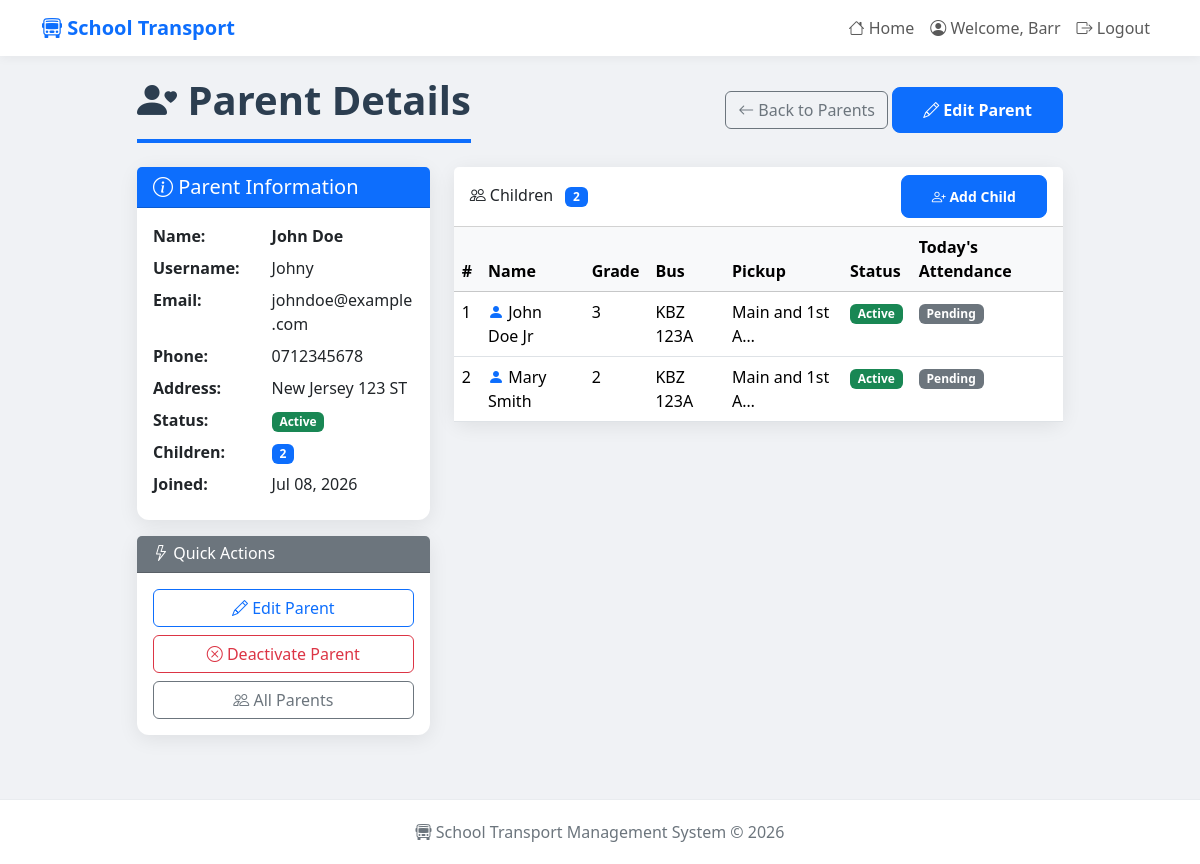
The app's page /parents/detail/1/ (signed in) with its own data.
### transport/models.py (models this page shows, shortened)
class User(AbstractUser):
    USER_TYPES = (
        ('admin', 'Admin'),
        ('parent', 'Parent'),
        ('assistant', 'Assistant'),
    )
    user_type = models.CharField(max_length = 20, choices = USER_TYPES)
    phone_number = models.CharField(max_length = 15)
    is_active = models.BooleanField(default = True)
    groups = models.ManyToManyField(
        'auth.Group',
        verbose_name='groups',
        blank=True,
        help_text='The groups this user belongs to.',
        related_name="transport_user_set",
        related_query_name="transport_user",
    )
    user_permissions = models.ManyToManyField(
        'auth.Permission',
        verbose_name='user permissions',
        blank=True,
        help_text='Specific permissions for this user.',
        related_name="transport_user_set",
        related_query_name="transport_user",
    )

class Parent(models.Model):
    user = models.OneToOneField(User, on_delete = models.CASCADE, related_name = 'parent_profile')
    name = models.CharField(max_length = 200)
    email = models.EmailField()
    phone_number = models.CharField(max_length = 15)
    home_address = models.TextField()

class Student(models.Model):
    name = models.CharField(max_length = 200)
    grade = models.CharField(max_length = 20)
    parent = models.ForeignKey(Parent, on_delete = models.CASCADE, related_name = 'children')
    bus = models.ForeignKey(Bus, on_delete = models.CASCADE, related_name = 'students')
    pick_up_location = models.CharField(max_length = 200)
    drop_off_location = models.CharField(max_length = 200)
    emergency_contact = models.CharField(max_length = 200)
    created_at = models.DateTimeField(auto_now_add = True)
    is_active = models.BooleanField(default = True)

class Bus(models.Model):
    registration = models.CharField(max_length = 50, unique = True)
    driver_name = models.CharField(max_length = 200)
    capacity = models.IntegerField()
    route_name = models.CharField(max_length = 100)
    is_active = models.BooleanField(default = True)
    created_at = models.DateTimeField(auto_now_add = True)

### transport/views.py (the view)
# urls.py: path('parents/detail/<int:parent_id>/', views.parent_detail, name = 'parent_detail'),
@login_required
def parent_detail(request, parent_id):
    if request.user.user_type != 'admin':
        messages.error(request, 'Access denied. Only admins can view parent details.')
        return redirect('index')
    parent = get_object_or_404(Parent, id = parent_id)
    children = parent.children.filter(is_active = True).order_by('name')
    child_count = children.count()
    active_children = children.filter(is_active = True).count()
    for child in children:
        today_records = Attendance.objects.filter(
            student=child,
            date=timezone.now().date()
        )
        child.today_status = (
            today_records.first().status
            if today_records.exists()
            else 'pending'
        )
        child.total_records = child.attendance_records.count()
    context = {
        'parent': parent,
        'children': children,
        'child_count': child_count,
        'active_children': active_children
    }
    return render(request, 'transport/parent_detail.html', context)

### transport/templates/transport/parent_detail.html (shortened to what this page needs)
{% extends 'transport/layout.html' %}
{% block body %}
    <div class="d-flex justify-content-between align-items-center mb-4">
        <h1 class="page-title mb-0">
            <i class="bi bi-person-heart"></i> Parent Details
        </h1>
        <div>
            <a href="{% url 'parent_list' %}" class="btn btn-outline-secondary">
                <i class="bi bi-arrow-left"></i> Back to Parents
            </a>
            <a href="#" class="btn btn-primary">
                <i class="bi bi-pencil"></i> Edit Parent
            </a>
        </div>
    </div>
    <div class="row">
        <div class="col-lg-4 mb-4">
            <div class="card card-shadow">
                <div class="card-header bg-primary text-white">
                    <h5 class="mb-0">
                        <i class="bi bi-info-circle"></i> Parent Information
                    </h5>
                </div>
                <div class="card-body">
                    <dl class="row mb-0">
                        <dt class="col-sm-5">Name:</dt>
                        <dd class="col-sm-7">
                            <strong>{{ parent.name }}</strong>
                        </dd>
                        <dt class="col-sm-5">Username:</dt>
                        <dd class="col-sm-7">{{ parent.user.username }}</dd>
                        <dt class="col-sm-5">Email:</dt>
                        <dd class="col-sm-7">{{ parent.email }}</dd>
                        <dt class="col-sm-5">Phone:</dt>
                        <dd class="col-sm-7">{{ parent.phone_number }}</dd>
                        <dt class="col-sm-5">Address:</dt>
                        <dd class="col-sm-7">{{ parent.home_address }}</dd>
                        <dt class="col-sm-5">Status:</dt>
                        <dd class="col-sm-7">
                            {% if parent.user.is_active %}
                                <span class="badge bg-success">Active</span>
                            {% else %}
                                <span class="badge bg-danger">Inactive</span>
                            {% endif %}
                        </dd>
                        <dt class="col-sm-5">Children:</dt>
                        <dd class="col-sm-7">
                            <span class="badge bg-primary">{{ child_count }}</span>
                        </dd>
                        <dt class="col-sm-5">Joined:</dt>
                        <dd class="col-sm-7">{{ parent.user.date_joined|date:"M d, Y" }}</dd>
                    </dl>
                </div>
            </div>
            <div class="card card-shadow mt-3">
                <div class="card-header bg-secondary text-white">
                    <h6 class="mb-0">
                        <i class="bi bi-lightning"></i> Quick Actions
                    </h6>
                </div>
                <div class="card-body">
                    <div class="d-grid gap-2">
                        <a href="#" class="btn btn-outline-primary">
                            <i class="bi bi-pencil"></i> Edit Parent
                        </a>
                        {% if parent.user.is_active %}
                            <a href="#" class="btn btn-outline-danger">
                                <i class="bi bi-x-circle"></i> Deactivate Parent
                            </a>
                        {% else %}
                            <a href="#" class="btn btn-outline-success">
                                <i class="bi bi-check-circle"></i> Reactivate Parent
                            </a>
                        {% endif %}
                        <a href="{% url 'parent_list' %}" class="btn btn-outline-secondary">
                            <i class="bi bi-people"></i> All Parents
                        </a>
                    </div>
                </div>
            </div>
        </div>
        <div class="col-lg-8 mb-4">
            <div class="card card-shadow">
                <div class="card-header bg-white d-flex justify-content-between align-items-center">
                    <h6 class="mb-0">
                        <i class="bi bi-people"></i> Children
                        <span class="badge bg-primary ms-2">{{ child_count }}</span>
                    </h6>
                    <a href="{% url 'student_list' %}" class="btn btn-sm btn-primary">
                        <i class="bi bi-person-plus"></i> Add Child
                    </a>
                </div>
                <div class="card-body p-0">
                    {% if children %}
                        <div class="table-responsive">
                            <table class="table table-hover mb-0">
                                <thead class="table-light">
                                    <tr>
                                        <th>#</th>
                                        <th>Name</th>
                                        <th>Grade</th>
                                        <th>Bus</th>
                                        <th>Pickup</th>
                                        <th>Status</th>
                                        <th>Today's Attendance</th>
                                    </tr>
                                </thead>
                                <tbody>
                                    {% for child in children %}
                                        <tr>
                                            <td>{{ forloop.counter }}</td>
                                            <td>
                                                <i class="bi bi-person-fill text-primary"></i>
                                                {{ child.name }}
                                            </td>
                                            <td>{{ child.grade }}</td>
                                            <td>{{ child.bus.registration }}</td>
                                            <td>{{ child.pick_up_location|truncatechars:15 }}</td>
                                            <td>
                                                {% if child.is_active %}
                                                    <span class="badge bg-success">Active</span>
                                                {% else %}
                                                    <span class="badge bg-danger">Inactive</span>
                                                {% endif %}
                                            </td>
                                            <td>
                                                <span class="badge
                                                    {% if child.today_status == 'picked_up' %}bg-success
                                                    {% elif child.today_status == 'dropped_off' %}bg-info
                                                    {% elif child.today_status == 'absent' %}bg-danger
                                                    {% elif child.today_status == 'late' %}bg-warning
                                                    {% else %}bg-secondary{% endif %}">
                                                    {{ child.today_status|title }}
                                                </span>
                                            </td>
                                        </tr>
                                    {% endfor %}
                                </tbody>
                            </table>
                        </div>
                    {% endif %}
                </div>
            </div>
        </div>
    </div>
{% endblock %}

### transport/templates/transport/layout.html (shortened to what this page needs)
<!DOCTYPE html>
<html lang = "en">
    <head>
        <link href="https://cdn.jsdelivr.net/npm/bootstrap@5.3.2/dist/css/bootstrap.min.css" rel="stylesheet">
        <link rel="stylesheet" href="https://cdn.jsdelivr.net/npm/bootstrap-icons@1.11.3/font/bootstrap-icons.min.css">
    </head>
    <body>
        <nav class="navbar navbar-expand-lg navbar-light bg-white">
            <div class="container">
                <a class="navbar-brand" href = "{% url 'index' %}">
                    <i class="bi bi-bus-front"></i>
                    School Transport
                </a>
                <div class="collapse navbar-collapse" id="navbarNav">
                    <ul class="navbar-nav ms-auto">
                        <li class="nav-item">
                            <a class="nav-link" href = "{% url 'index' %}">
                                <i class="bi bi-house"></i>
                                Home
                            </a>
                        </li>
                        {% if user.is_authenticated %}
                            <li class="nav-item">
                                <span class="nav-link">
                                    <i class="bi bi-person-circle"></i>
                                    Welcome, {{ user.username }}
                                </span>
                            </li>
                            <li class="nav-item">
                                <a class="nav-link" href = "{% url 'logout' %}">
                                    <i class="bi bi-box-arrow-right"></i>
                                    Logout
                                </a>
                            </li>
                        {% endif %}
                    </ul>
                </div>
            </div>
        </nav>
        <div class="container main-container">
            <div class="row justify-content-center">
                <div class="col-lg-10">
                    {% block body %}
                    {% endblock %}
                </div>
            </div>
        </div>
        <footer class="footer">
            <div class="container">
                <p class="mb-0">
                    <i class="bi bi-bus-front"></i>
                    School Transport Management System &copy; 2026
                </p>
            </div>
        </footer>
    </body>
</html>

### transport/templates/transport/layout.html (style rules this page uses)
body { background-color: #f0f2f5; min-height: 100vh; display: flex; flex-direction: column; }
.main-container { flex: 1; padding-top: 20px; padding-bottom: 40px; }
.card-shadow { box-shadow: 0 4px 20px rgba(0,0,0,0.08); border: none; border-radius: 12px; transition: transform 0.2s ease; }
.navbar-brand { font-weight: 700; color: #0d6efd !important; }
.navbar { box-shadow: 0 2px 10px rgba(0,0,0,0.05); background: white !important; }
.page-title { color: #2c3e50; font-weight: 700; margin-bottom: 30px; border-bottom: 4px solid #0d6efd; padding-bottom: 15px; }
.btn-primary { padding: 10px 30px; font-weight: 600; border-radius: 8px; transition: all 0.3s ease; }
.footer { margin-top: auto; padding: 20px 0; background: white; border-top: 1px solid #e9ecef; text-align: center; color: #6c757d; }

### records on screen
User: username "Barr"
Parent: name "John Doe", user.username "Johny", email "johndoe@example.com", phone_number "0712345678", home_address "New Jersey 123 ST", user.date_joined "Jul 08, 2026"
Student: name "John Doe Jr", grade "3", bus.registration "KBZ 123A", pick_up_location "Main and 1st A…", is_active "Active", today_status "Pending"
Student: name "Mary Smith", grade "2", bus.registration "KBZ 123A", pick_up_location "Main and 1st A…", is_active "Active", today_status "Pending"

### other values on screen
{{ child_count }} "2"
